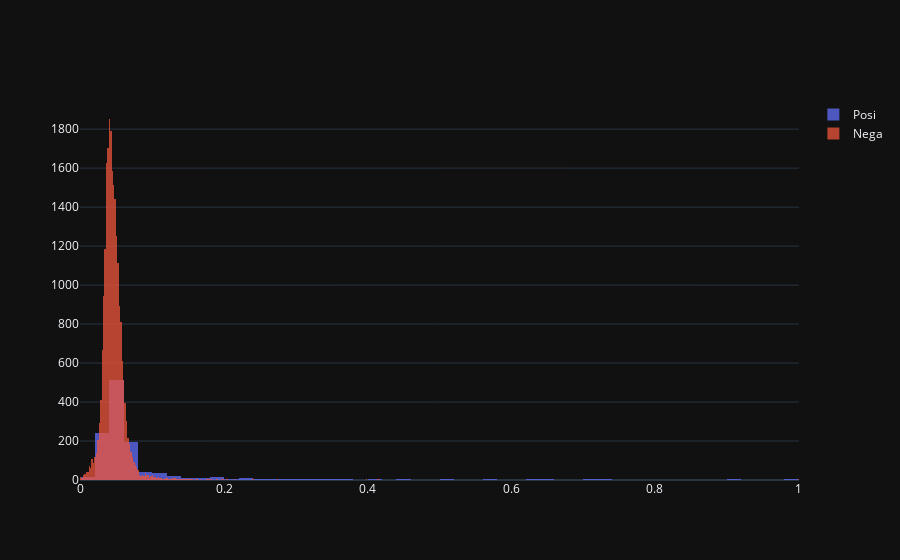

Notebook cell for this chart:
### Code cell
# Vizual check of the single model
data_testing = data_logdyn.copy()
data_testing['Flag'] = data_testing['Distance'].apply(lambda x: 0 if x >= 8 else 1)
data_testing.drop(columns = ['Volume', 'MA100', 'Rise', 'Distance', 'Index', 'Ticker'], inplace = True)

data_testing_1 = data_testing[data_testing[target] == 1]
data_testing_0 = data_testing[data_testing[target] == 0]
Y_1 = data_testing_1[target]
X_1 = data_testing_1.drop(columns = [target])
_, X_0, _, Y_0 = modsel.train_test_split(data_testing_0.drop(columns = [target]), data_testing_0[target], 
                                                     test_size = min(share_1_orig * (1 - share) / share, 1), random_state = state)
share_1 = len(Y_1) / (len(Y_0) + len(Y_1))
Y = pd.concat([Y_0, Y_1])
X = sm.add_constant(pd.concat([X_0, X_1]))
X_train, X_test, Y_train, Y_test = modsel.train_test_split(X, Y, test_size = 0.2, random_state = state)
results_rs, auc_train_rs, auc_test_rs, ks_train_rs, ks_test_rs, f1_train_rs, f1_test_rs = model_optimization(Y_train, Y_test, X_train, X_test, silent = True)

Y_test_pred = results_rs.predict(X_test)
ks_samples = pd.DataFrame({'Y': Y_test, 'Y_pred': Y_test_pred})
ks_samples_posi = ks_samples[ks_samples['Y'] == 1]['Y_pred']
ks_samples_nega = ks_samples[ks_samples['Y'] == 0]['Y_pred']
fig = go.Figure()
fig.add_trace(go.Histogram(x = ks_samples_posi, name = 'Posi'))
fig.add_trace(go.Histogram(x = ks_samples_nega, name = 'Nega'))
fig.update_layout(barmode = 'overlay')
fig.update_traces(opacity = 0.75)
fig.show()

### Figure 1 — Plotly figure (JSON) as saved in the notebook; plotly's stock layout.template omitted (floating-point values rounded to 4 significant figures; data arrays with more than 128 entries replaced by an {"elided": "..."} marker saying what was removed)
{"data": [{"name": "Posi", "opacity": 0.75, "type": "histogram", "x": {"elided": "1210 float values"}}, {"name": "Nega", "opacity": 0.75, "type": "histogram", "x": {"elided": "23429 float values"}}], "layout": {"barmode": "overlay"}}
